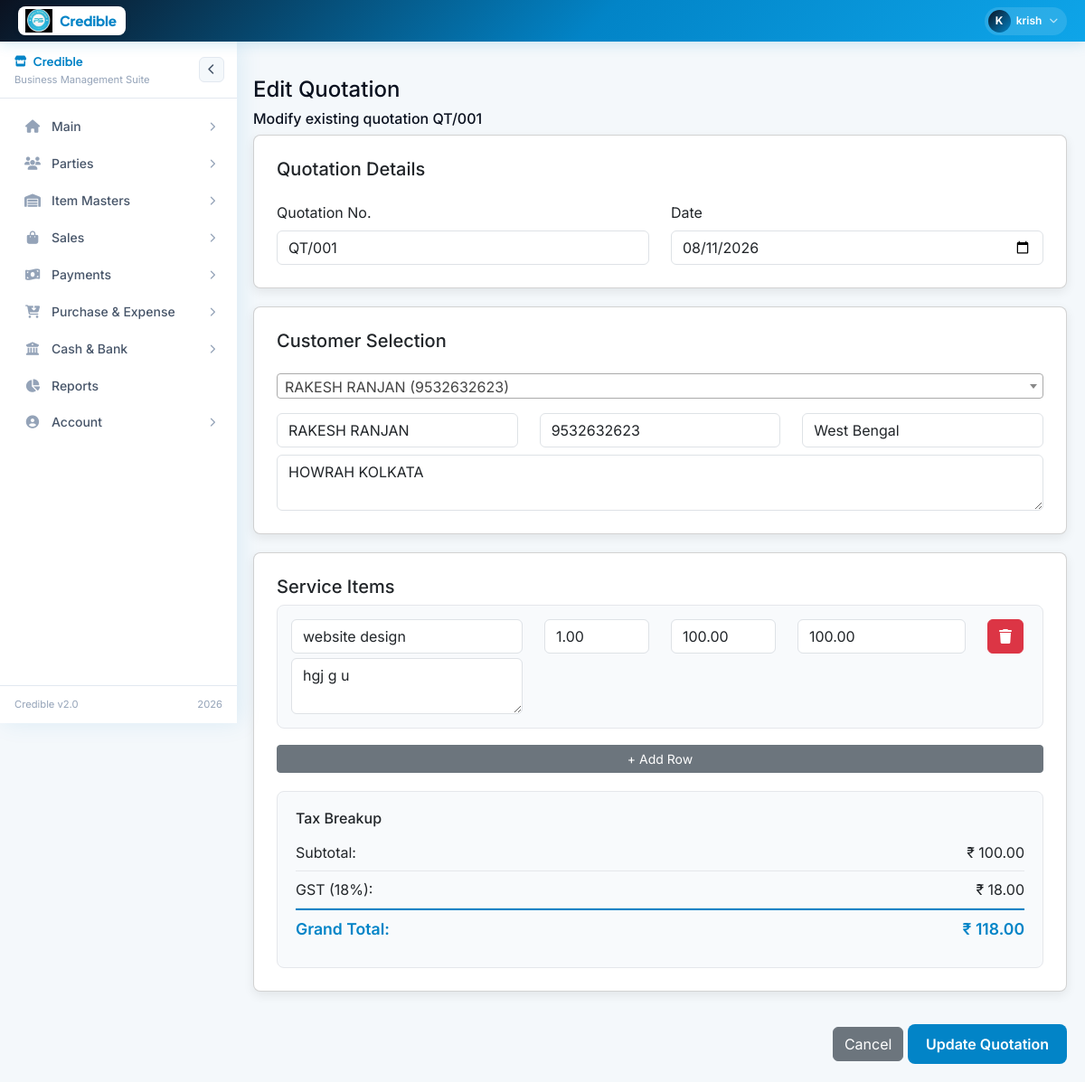
The app's page /edit_quotation.php?id=1 (signed in) with its own data.
### tables this page shows
CREATE TABLE `service_quotations` (
  `id` int(11) NOT NULL AUTO_INCREMENT,
  `quotation_no` varchar(50) NOT NULL,
  `quotation_date` date NOT NULL,
  `customer_id` int(11) DEFAULT NULL,
  `customer_name` varchar(255) DEFAULT NULL,
  `customer_phone` varchar(20) DEFAULT NULL,
  `customer_address` text DEFAULT NULL,
  `customer_state` varchar(100) DEFAULT NULL,
  `subtotal` decimal(15,2) DEFAULT NULL,
  `discount_amount` decimal(15,2) DEFAULT NULL,
  `gst_amount` decimal(15,2) DEFAULT NULL,
  `total_amount` decimal(15,2) DEFAULT NULL,
  `created_by` int(11) DEFAULT NULL,
  `created_at` timestamp NOT NULL DEFAULT current_timestamp(),
  PRIMARY KEY (`id`)
);

CREATE TABLE `service_quotation_items` (
  `id` int(11) NOT NULL AUTO_INCREMENT,
  `quotation_id` int(11) DEFAULT NULL,
  `service_name` varchar(255) DEFAULT NULL,
  `service_description` text DEFAULT NULL,
  `sac_code` varchar(20) DEFAULT NULL,
  `quantity` decimal(15,2) DEFAULT NULL,
  `unit` varchar(50) DEFAULT NULL,
  `rate` decimal(15,2) DEFAULT NULL,
  `amount` decimal(15,2) DEFAULT NULL,
  `gst_rate` decimal(5,2) DEFAULT 0.00,
  PRIMARY KEY (`id`),
  KEY `quotation_id` (`quotation_id`),
  CONSTRAINT `service_quotation_items_ibfk_1` FOREIGN KEY (`quotation_id`) REFERENCES `service_quotations` (`id`) ON DELETE CASCADE
);

### edit_quotation.php (the view, shortened to what this page needs)
<?php
require_once 'config.php';
include('layout.php');
$quotation_id = (int)($_GET['id'] ?? 0);
$stmt = $conn->prepare("SELECT * FROM service_quotations WHERE id = ?");
$stmt->bind_param("i", $quotation_id);
$stmt->execute();
$quotation = $stmt->get_result()->fetch_assoc();
$stmt = $conn->prepare("SELECT * FROM service_quotation_items WHERE quotation_id = ? ORDER BY id ASC");
$stmt->bind_param("i", $quotation_id);
$stmt->execute();
$items = $stmt->get_result()->fetch_all(MYSQLI_ASSOC);
?>
<div class="content">
    <div class="page-header">
        <div class="page-title">
            <h4>Edit Quotation</h4>
            <h6>Modify existing quotation <?php echo $quotation['quotation_no']; ?></h6>
        </div>
    </div>
    <form method="POST" id="quotationForm">
        <div class="card">
            <h5>Quotation Details</h5>
            <div class="row mt-3">
                <div class="col-md-6">
                    <label class="form-label">Quotation No.</label>
                    <input type="text" name="quotation_no" class="form-control" value="<?php echo $quotation['quotation_no']; ?>" required>
                </div>
                <div class="col-md-6">
                    <label class="form-label">Date</label>
                    <input type="date" name="quotation_date" class="form-control" value="<?php echo $quotation['quotation_date']; ?>" required>
                </div>
            </div>
        </div>
        <div class="card">
            <h5>Customer Selection</h5>
            <div class="row mt-3">
                <div class="col-md-12 mb-3">
                </div>
                <div class="col-md-4"><input type="text" name="customer_name" id="c_name" class="form-control" value="<?php echo $quotation['customer_name']; ?>" placeholder="Name" readonly required></div>
                <div class="col-md-4"><input type="text" name="customer_phone" id="c_phone" class="form-control" value="<?php echo $quotation['customer_phone']; ?>" placeholder="Phone" readonly required></div>
                <div class="col-md-4"><input type="text" name="customer_state" id="c_state" class="form-control" value="<?php echo $quotation['customer_state']; ?>" placeholder="State" readonly required></div>
                <div class="col-md-12 mt-2"><textarea name="customer_address" id="c_addr" class="form-control" placeholder="Address" readonly required><?php echo $quotation['customer_address']; ?></textarea></div>
            </div>
        </div>
        <div class="card">
            <h5>Service Items</h5>
            <div id="service_container">
                <?php foreach($items as $index => $item): ?>
                <div class="service-row">
                    <div class="row">
                        <div class="col-md-4">
                            <input type="text" class="form-control s_name" placeholder="Service Name" value="<?php echo $item['service_name']; ?>" required>
                            <textarea class="form-control s_desc" placeholder="Service Description" rows="2" style="margin-top: 5px; resize: vertical;"><?php echo $item['service_description']; ?></textarea>
                        </div>
                        <div class="col-md-2"><input type="number" class="form-control s_qty" placeholder="Qty" value="<?php echo $item['quantity']; ?>"></div>
                        <div class="col-md-2"><input type="number" class="form-control s_rate" placeholder="Rate" value="<?php echo $item['rate']; ?>"></div>
                        <div class="col-md-3"><input type="number" class="form-control s_amt" placeholder="Amount" value="<?php echo $item['amount']; ?>"></div>
                        <div class="col-md-1"><button type="button" class="btn btn-danger remove_row"><i class="fa fa-trash"></i></button></div>
                    </div>
                </div>
                <?php endforeach; ?>
            </div>
            <button type="button" id="addRow" class="btn btn-secondary btn-sm mt-2">+ Add Row</button>
            <div class="gst-breakup">
                <h6>Tax Breakup</h6>
                <div class="gst-row">
                    <span class="gst-label">Subtotal:</span>
                    <span class="gst-value" id="subtotal_display">₹ 0.00</span>
                </div>
                <div class="gst-row">
                    <span class="gst-label">GST (18%):</span>
                    <span class="gst-value" id="gst_display">₹ 0.00</span>
                </div>
                <div class="gst-row">
                    <span class="gst-label">Grand Total:</span>
                    <span class="gst-value" id="grand_total_display">₹ 0.00</span>
                </div>
            </div>
        </div>
        <div class="text-end">
            <a href="view_quotations.php" class="btn btn-secondary mt-3">Cancel</a>
            <button type="submit" name="update_quotation" class="btn btn-custom mt-3">Update Quotation</button>
        </div>
    </form>
</div>
<link href="https://cdn.jsdelivr.net/npm/select2@4.1.0-rc.0/dist/css/select2.min.css" rel="stylesheet" />

### layout.php (style rules this page uses)
:root { --brand: #0284c7; --brand-dark: #0b1220; --brand-mid: #0ea5e9; --brand-light: #e0f2fe; --brand-xlight: #f0f9ff; --gold: #0369a1; --white: #ffffff; --bg: #f4f8fb; --card: #ffffff; --border: #e2e8f0; --text: #0b1220; --text-mid: #475569; --text-muted: #94a3b8; --success: #16a34a; --danger: #dc2626; --nav-h: 46px; --sb-w: 262px; --sb-w-collapsed: 64px; --radius: 10px; --shadow-nav: 0 2px 16px rgba(2,132,199,.18); --shadow-sb: 4px 0 24px rgba(2,132,199,.10); --transition: 0.28s cubic-bezier(.4,0,.2,1); }
*, *::before, *::after { box-sizing: border-box; margin: 0; padding: 0; }
html { scroll-behavior: smooth; }
body { font-family: 'Inter', sans-serif; background: var(--bg); color: var(--text); overflow-x: hidden; }

### edit_quotation.php (style rules this page uses)
:root { --primary: #0284c7; --radius: 8px; --shadow: 0 4px 12px rgba(0,0,0,0.08); }
.content { margin-top: 65px; margin-left: 260px; padding: 20px; transition: 0.3s; }
.card { background: #fff; border-radius: var(--radius); box-shadow: var(--shadow); padding: 25px; margin-bottom: 20px; }
.service-row { background: #f8fafc; padding: 15px; border-radius: 8px; border: 1px solid #e5e7eb; margin-bottom: 10px; }
.btn-custom { background: var(--primary); color: white; border: none; padding: 10px 20px; border-radius: 8px; font-weight: 600; cursor: pointer; }
.gst-breakup { background: #f8fafc; border: 1px solid #e5e7eb; border-radius: 8px; padding: 20px; margin-top: 20px; }
.gst-row { display: flex; justify-content: space-between; align-items: center; padding: 8px 0; border-bottom: 1px solid #e5e7eb; }
.gst-row:last-child { border-bottom: none; font-weight: 600; font-size: 1.1rem; color: var(--primary); border-top: 2px solid var(--primary); }

### records on screen
service_quotations: quotation_no "QT/001", quotation_date "08/11/2026", customer_name "RAKESH RANJAN", customer_phone "9532632623", customer_state "West Bengal", customer_address "HOWRAH KOLKATA"
service_quotation_items: service_name "website design", service_description "hgj g u", quantity "1.00", rate "100.00", amount "100.00"

### other values on screen
substr($uname, 0, 1) "K"
explode(' ', $uname)[0] "krish"
